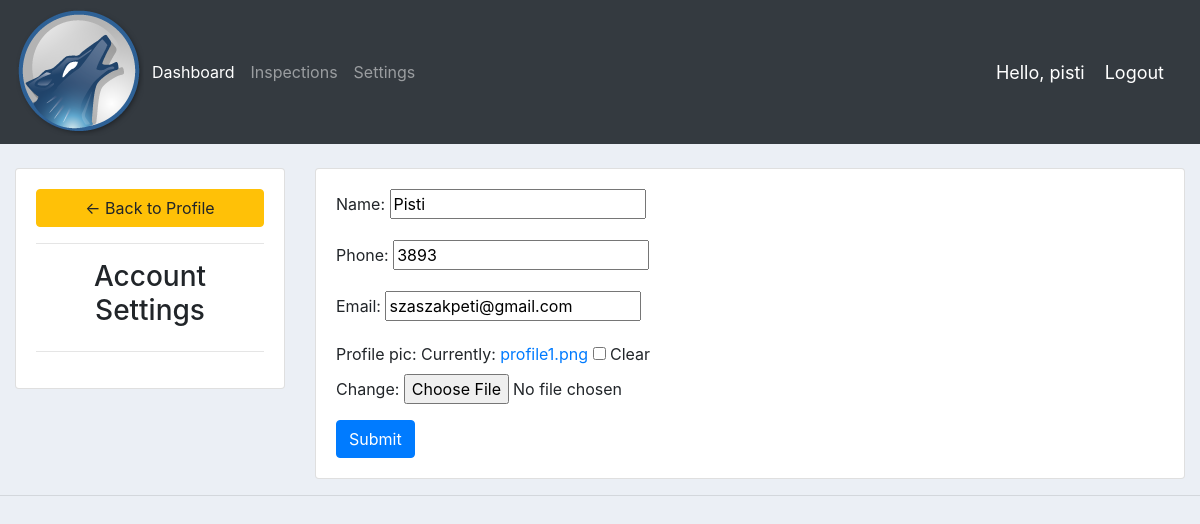
/account/ (signed in), run on the app's committed database.
### accounts/models.py (models this page shows, shortened)
class Technician(models.Model):
    user = models.OneToOneField(User, null=True, blank=True, on_delete=models.CASCADE)
    name = models.CharField(max_length=200, null=True)
    phone = models.CharField(max_length=200, null=True)
    email = models.CharField(max_length=200, null=True)
    profile_pic = models.ImageField(default="profile1.png", null=True, blank=True)
    date_created = models.DateTimeField(auto_now_add=True, null=True)

### accounts/views.py (the view)
# urls.py: path('account/', views.accountSettings, name="account"),
def accountSettings(request):
    technician = request.user.technician
    form = TechnicianForm(instance=technician)
    if request.method == 'POST':
        form = TechnicianForm(request.POST, request.FILES,instance=technician)
        if form.is_valid():
            form.save()
    context = {'form':form}
    return render(request, 'accounts/account_settings.html', context)

### accounts/forms.py
class TechnicianForm(ModelForm):
	class Meta:
		model = Technician
		fields = '__all__'
		exclude = ['user']

### accounts/templates/accounts/account_settings.html (shortened to what this page needs)
{%  extends 'accounts/main.html' %}
{% load static %}
{% block content %}
<br>
<div class="row">
	<div class="col-md-3">
		<div class="card card-body">
			<a class="btn btn-warning" href="{% url 'home' %}"> &#8592; Back to Profile</a>
			<hr>
			<h3 style="text-align: center">Account Settings</h3>
			<hr>
		</div>
	</div>
	<div class="col-md-9">
		<div class="card card-body">
			<form method="POST" action="" enctype="multipart/form-data">
				{{form.as_p}}
			<input class="btn btn-primary" type="submit" name="Update Information">
			</form>
		</div>
	</div>
</div>
{% endblock %}

### accounts/templates/accounts/navbar.html (shortened to what this page needs)
{% load static %}
<nav class="navbar navbar-expand-lg navbar-dark bg-dark">
 <img src="{% static 'images/logo.png' %}">
  <div class="collapse navbar-collapse" id="navbarNav">
    <ul class="navbar-nav">
      <li class="nav-item active">
        <a class="nav-link" href="{% url 'home' %}">Dashboard</a>
      </li>
      <li class="nav-item">
        <a class="nav-link" href="">Inspections</a>
      </li>
       <li class="nav-item">
        <a class="nav-link" href="">Settings</a>
      </li>
    </ul>
  </div>
  <span class="hello-msg">Hello, {{request.user}}</span>
  <span ><a  class="hello-msg" href="{% url 'logout' %}">Logout</a></span>
</nav>

### static/css/main.css (style rules this page uses)
body { background-color: #ebeff5; }

### accounts/templates/accounts/navbar.html (style rules this page uses)
.hello-msg { font-size: 18px; color: #fff; margin-right: 20px; }

### data on the page
Technician: name "Pisti", phone "3893", email "szaszakpeti@gmail.com"

### other printed values
{{ request.user }} "pisti"
